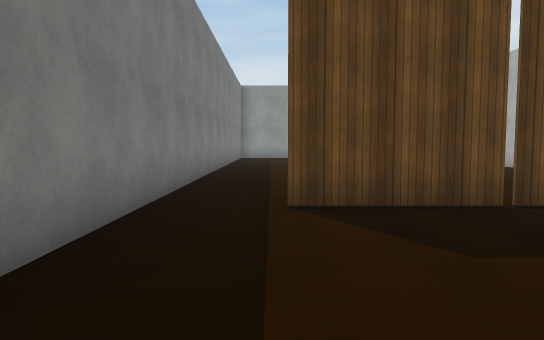
[1] (above)

13 first-person views from a walk through a scene from a Unity 3-D project. The camera is 1.5 m above the floor, tilts 4° down and sees 70° across. The floor is counted in squares, 2 m on a side. Each view is taken from the middle of a square. On the plan, view 1 faces up. The plan holds only what a view shows up to about 12 squares ahead; the rest is blank. The place goes on beyond the plan. The player is left out. Surface patterns are stand-ins for the level's own textures.

[2]
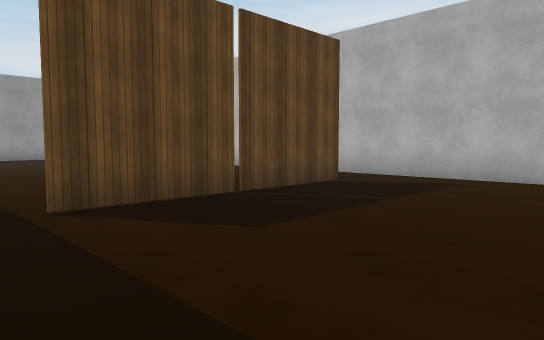

[3]
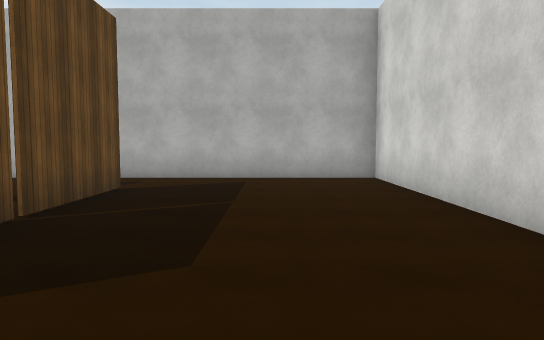

[4]
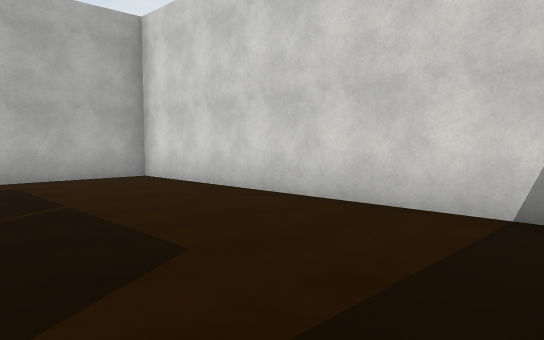

[5]
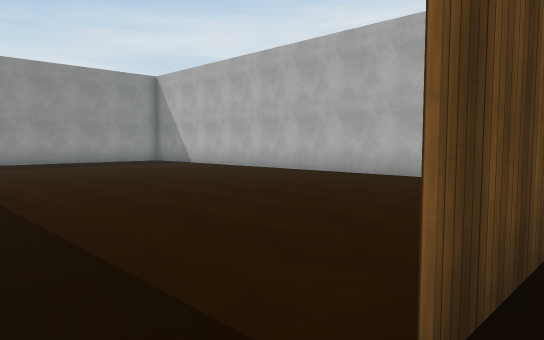

[6]
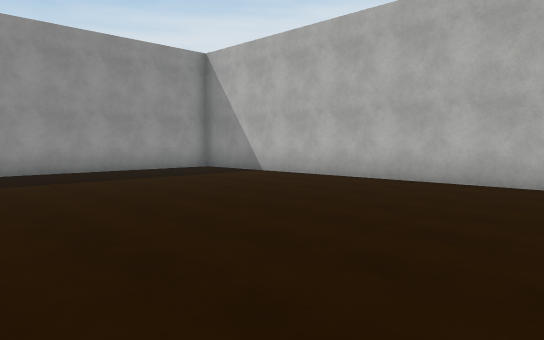

[7]
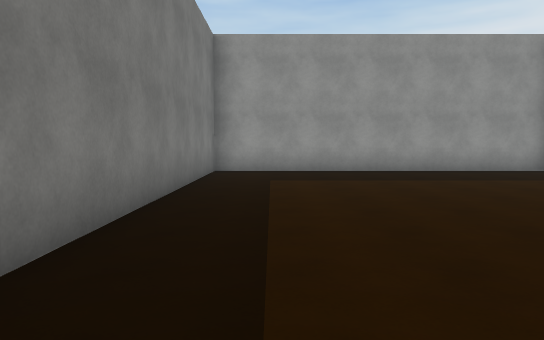

[8]
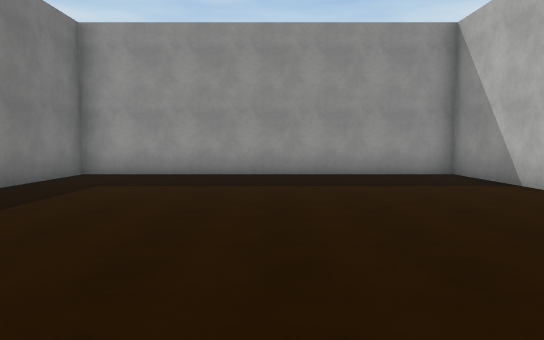

[9]
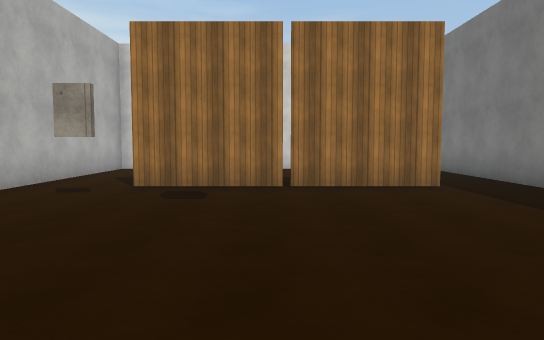

[10]
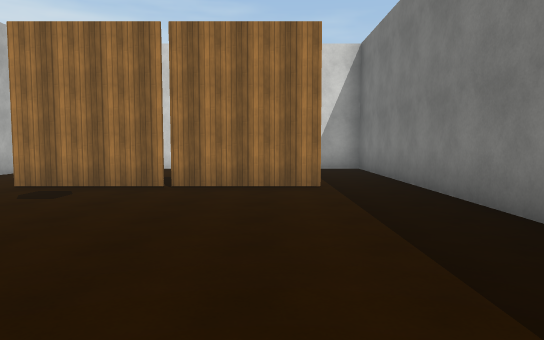

[11]
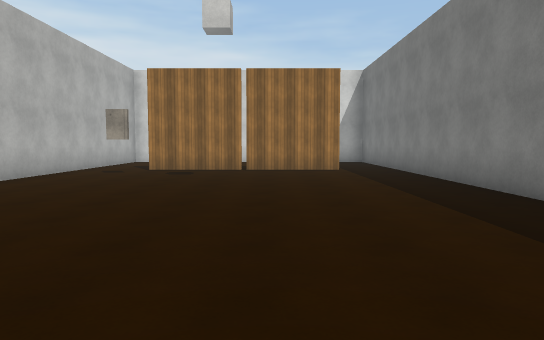

[12]
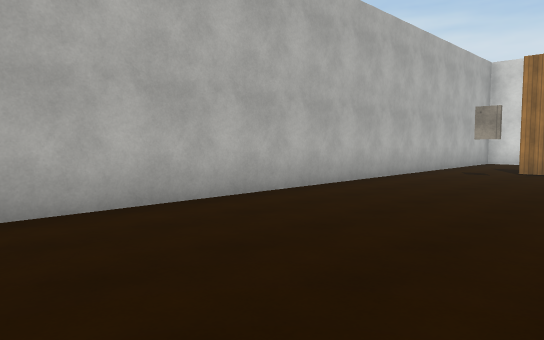

[13]
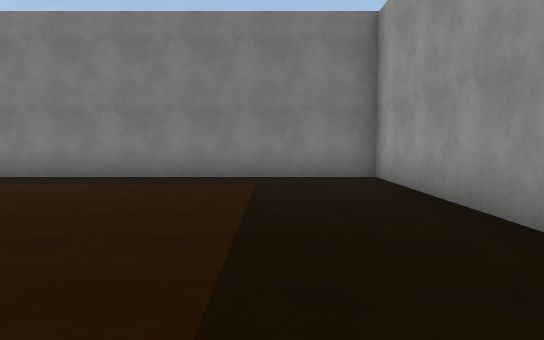

### Floor plan
Key: @ floor where view 1 was taken; # wall or solid block; . floor; T thing the floor can be seen under or through.
Columns run from 2 left of view 1 to 8 right of it. Each row starts with its distance up from view 1.
 20 ###########
 19 #.........#
 18 #.........#
 17 #.........#
 16 #.........#
 15 #.........#
 14 #.........#
 13 #.........#
 12 #.........#
 11 #.........#
 10 #.........#
  9 #.........#
  8 #.........#
  7 #.........#
  6 #.......#.#
  5 #.........#
  4 #..TTTTT..#
  3 #.........#
  2 #.........#
  1 #.........#
  0 #.@.......#
 -1 ###########

Where each view was taken, in squares from view 1:
view 1: 0 up, 0 right, facing up
view 2: 0 up, 1 left, facing up-right
view 3: 2 up, 1 left, facing right
view 4: 4 up, 1 left, facing down-right
view 5: 4 up, 1 left, facing up-right
view 6: 9 up, 0 right, facing up-right
view 7: 9 up, 0 right, facing up
view 8: 10 up, 3 right, facing up
view 9: 11 up, 3 right, facing down
view 10: 11 up, 1 right, facing down
view 11: 15 up, 2 right, facing down
view 12: 15 up, 3 right, facing down-right
view 13: 17 up, 7 right, facing left
